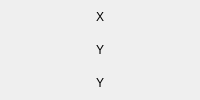
          <widget class="QWidget" name="xyy_label" native="true">
           <layout class="QVBoxLayout" name="xyy_label_layout">
            <property name="spacing">
             <number>1</number>
            </property>
            <property name="leftMargin">
             <number>0</number>
            </property>
            <property name="topMargin">
             <number>1</number>
            </property>
            <property name="rightMargin">
             <number>0</number>
            </property>
            <property name="bottomMargin">
             <number>1</number>
            </property>
            <item>
             <widget class="QPushButton" name="xyy_1_label">
              <property name="sizePolicy">
               <sizepolicy hsizetype="Preferred" vsizetype="Preferred">
                <horstretch>0</horstretch>
                <verstretch>0</verstretch>
               </sizepolicy>
              </property>
              <property name="focusPolicy">
               <enum>Qt::NoFocus</enum>
              </property>
              <property name="text">
               <string>X</string>
              </property>
              <property name="flat">
               <bool>true</bool>
              </property>
             </widget>
            </item>
            <item>
             <widget class="QPushButton" name="xyy_2_label">
              <property name="sizePolicy">
               <sizepolicy hsizetype="Preferred" vsizetype="Preferred">
                <horstretch>0</horstretch>
                <verstretch>0</verstretch>
               </sizepolicy>
              </property>
              <property name="focusPolicy">
               <enum>Qt::NoFocus</enum>
              </property>
              <property name="text">
               <string>Y</string>
              </property>
              <property name="flat">
               <bool>true</bool>
              </property>
             </widget>
            </item>
            <item>
             <widget class="QPushButton" name="xyy_3_label">
              <property name="sizePolicy">
               <sizepolicy hsizetype="Preferred" vsizetype="Preferred">
                <horstretch>0</horstretch>
                <verstretch>0</verstretch>
               </sizepolicy>
              </property>
              <property name="focusPolicy">
               <enum>Qt::NoFocus</enum>
              </property>
              <property name="text">
               <string>Y</string>
              </property>
              <property name="flat">
               <bool>true</bool>
              </property>
             </widget>
            </item>
           </layout>
          </widget>
